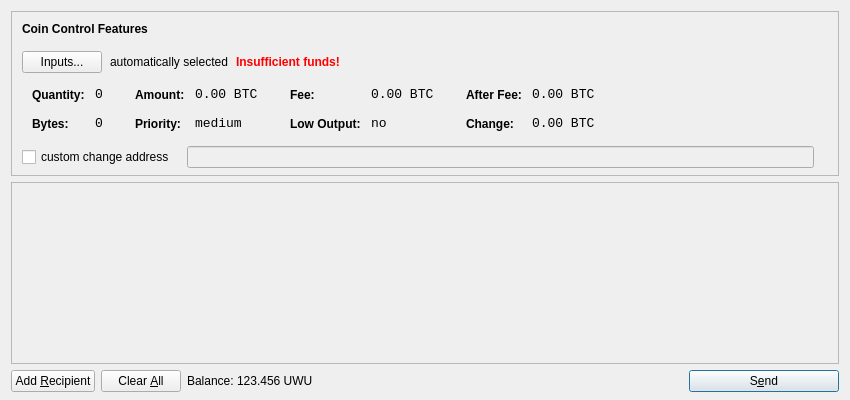
<?xml version="1.0" encoding="UTF-8"?>
<ui version="4.0">
 <class>SendCoinsDialog</class>
 <widget class="QDialog" name="SendCoinsDialog">
  <property name="geometry">
   <rect>
    <x>0</x>
    <y>0</y>
    <width>850</width>
    <height>400</height>
   </rect>
  </property>
  <property name="windowTitle">
   <string>Send Coins</string>
  </property>
  <layout class="QVBoxLayout" name="verticalLayout" stretch="0,1,0">
   <property name="bottomMargin">
    <number>8</number>
   </property>
   <item>
    <widget class="QFrame" name="frameCoinControl">
     <property name="sizePolicy">
      <sizepolicy hsizetype="Expanding" vsizetype="Expanding">
       <horstretch>0</horstretch>
       <verstretch>0</verstretch>
      </sizepolicy>
     </property>
     <property name="maximumSize">
      <size>
       <width>16777215</width>
       <height>16777215</height>
      </size>
     </property>
     <property name="frameShape">
      <enum>QFrame::StyledPanel</enum>
     </property>
     <property name="frameShadow">
      <enum>QFrame::Sunken</enum>
     </property>
     <layout class="QVBoxLayout" name="verticalLayoutCoinControl2">
      <property name="spacing">
       <number>-1</number>
      </property>
      <property name="leftMargin">
       <number>0</number>
      </property>
      <property name="topMargin">
       <number>0</number>
      </property>
      <property name="rightMargin">
       <number>0</number>
      </property>
      <property name="bottomMargin">
       <number>6</number>
      </property>
      <item>
       <layout class="QVBoxLayout" name="verticalLayoutCoinControl" stretch="0,0,0,0,1">
        <property name="spacing">
         <number>0</number>
        </property>
        <property name="leftMargin">
         <number>10</number>
        </property>
        <property name="topMargin">
         <number>10</number>
        </property>
        <item>
         <layout class="QHBoxLayout" name="horizontalLayoutCoinControl1">
          <property name="bottomMargin">
           <number>15</number>
          </property>
          <item>
           <widget class="QLabel" name="labelCoinControlFeatures">
            <property name="sizePolicy">
             <sizepolicy hsizetype="Preferred" vsizetype="Maximum">
              <horstretch>0</horstretch>
              <verstretch>0</verstretch>
             </sizepolicy>
            </property>
            <property name="font">
             <font>
              <weight>75</weight>
              <bold>true</bold>
             </font>
            </property>
            <property name="styleSheet">
             <string notr="true">font-weight:bold;</string>
            </property>
            <property name="text">
             <string>Coin Control Features</string>
            </property>
           </widget>
          </item>
         </layout>
        </item>
        <item>
         <layout class="QHBoxLayout" name="horizontalLayoutCoinControl2" stretch="0,0,0,0">
          <property name="spacing">
           <number>8</number>
          </property>
          <property name="bottomMargin">
           <number>10</number>
          </property>
          <item>
           <widget class="QPushButton" name="pushButtonCoinControl">
            <property name="styleSheet">
             <string notr="true"/>
            </property>
            <property name="text">
             <string>Inputs...</string>
            </property>
           </widget>
          </item>
          <item>
           <widget class="QLabel" name="labelCoinControlAutomaticallySelected">
            <property name="text">
             <string>automatically selected</string>
            </property>
            <property name="margin">
             <number>5</number>
            </property>
           </widget>
          </item>
          <item>
           <widget class="QLabel" name="labelCoinControlInsuffFunds">
            <property name="font">
             <font>
              <weight>75</weight>
              <bold>true</bold>
             </font>
            </property>
            <property name="styleSheet">
             <string notr="true">color:red;font-weight:bold;</string>
            </property>
            <property name="text">
             <string>Insufficient funds!</string>
            </property>
            <property name="margin">
             <number>5</number>
            </property>
           </widget>
          </item>
          <item>
           <spacer name="horizontalSpacerCoinControl">
            <property name="orientation">
             <enum>Qt::Horizontal</enum>
            </property>
            <property name="sizeHint" stdset="0">
             <size>
              <width>40</width>
              <height>1</height>
             </size>
            </property>
           </spacer>
          </item>
         </layout>
        </item>
        <item>
         <widget class="QWidget" name="widgetCoinControl" native="true">
          <property name="sizePolicy">
           <sizepolicy hsizetype="Preferred" vsizetype="Preferred">
            <horstretch>0</horstretch>
            <verstretch>0</verstretch>
           </sizepolicy>
          </property>
          <property name="minimumSize">
           <size>
            <width>0</width>
            <height>0</height>
           </size>
          </property>
          <property name="styleSheet">
           <string notr="true"/>
          </property>
          <layout class="QHBoxLayout" name="horizontalLayoutCoinControl5">
           <property name="margin">
            <number>0</number>
           </property>
           <item>
            <layout class="QHBoxLayout" name="horizontalLayoutCoinControl3" stretch="0,0,0,1">
             <property name="spacing">
              <number>20</number>
             </property>
             <property name="topMargin">
              <number>0</number>
             </property>
             <property name="bottomMargin">
              <number>10</number>
             </property>
             <item>
              <layout class="QFormLayout" name="formLayoutCoinControl1">
               <property name="horizontalSpacing">
                <number>10</number>
               </property>
               <property name="verticalSpacing">
                <number>14</number>
               </property>
               <property name="leftMargin">
                <number>10</number>
               </property>
               <property name="topMargin">
                <number>4</number>
               </property>
               <property name="rightMargin">
                <number>6</number>
               </property>
               <item row="0" column="0">
                <widget class="QLabel" name="labelCoinControlQuantityText">
                 <property name="styleSheet">
                  <string notr="true">font-weight:bold;</string>
                 </property>
                 <property name="text">
                  <string>Quantity:</string>
                 </property>
                 <property name="margin">
                  <number>0</number>
                 </property>
                </widget>
               </item>
               <item row="0" column="1">
                <widget class="QLabel" name="labelCoinControlQuantity">
                 <property name="font">
                  <font>
                   <family>Monospace</family>
                   <pointsize>10</pointsize>
                  </font>
                 </property>
                 <property name="cursor">
                  <cursorShape>IBeamCursor</cursorShape>
                 </property>
                 <property name="contextMenuPolicy">
                  <enum>Qt::ActionsContextMenu</enum>
                 </property>
                 <property name="text">
                  <string notr="true">0</string>
                 </property>
                 <property name="margin">
                  <number>0</number>
                 </property>
                 <property name="textInteractionFlags">
                  <set>Qt::LinksAccessibleByMouse|Qt::TextSelectableByKeyboard|Qt::TextSelectableByMouse</set>
                 </property>
                </widget>
               </item>
               <item row="1" column="0">
                <widget class="QLabel" name="labelCoinControlBytesText">
                 <property name="styleSheet">
                  <string notr="true">font-weight:bold;</string>
                 </property>
                 <property name="text">
                  <string>Bytes:</string>
                 </property>
                </widget>
               </item>
               <item row="1" column="1">
                <widget class="QLabel" name="labelCoinControlBytes">
                 <property name="font">
                  <font>
                   <family>Monospace</family>
                   <pointsize>10</pointsize>
                  </font>
                 </property>
                 <property name="cursor">
                  <cursorShape>IBeamCursor</cursorShape>
                 </property>
                 <property name="contextMenuPolicy">
                  <enum>Qt::ActionsContextMenu</enum>
                 </property>
                 <property name="text">
                  <string notr="true">0</string>
                 </property>
                 <property name="textInteractionFlags">
                  <set>Qt::LinksAccessibleByMouse|Qt::TextSelectableByKeyboard|Qt::TextSelectableByMouse</set>
                 </property>
                </widget>
               </item>
              </layout>
             </item>
             <item>
              <layout class="QFormLayout" name="formLayoutCoinControl2">
               <property name="horizontalSpacing">
                <number>10</number>
               </property>
               <property name="verticalSpacing">
                <number>14</number>
               </property>
               <property name="leftMargin">
                <number>6</number>
               </property>
               <property name="topMargin">
                <number>4</number>
               </property>
               <property name="rightMargin">
                <number>6</number>
               </property>
               <item row="0" column="0">
                <widget class="QLabel" name="labelCoinControlAmountText">
                 <property name="styleSheet">
                  <string notr="true">font-weight:bold;</string>
                 </property>
                 <property name="text">
                  <string>Amount:</string>
                 </property>
                 <property name="margin">
                  <number>0</number>
                 </property>
                </widget>
               </item>
               <item row="0" column="1">
                <widget class="QLabel" name="labelCoinControlAmount">
                 <property name="font">
                  <font>
                   <family>Monospace</family>
                   <pointsize>10</pointsize>
                  </font>
                 </property>
                 <property name="cursor">
                  <cursorShape>IBeamCursor</cursorShape>
                 </property>
                 <property name="contextMenuPolicy">
                  <enum>Qt::ActionsContextMenu</enum>
                 </property>
                 <property name="text">
                  <string notr="true">0.00 BTC</string>
                 </property>
                 <property name="textInteractionFlags">
                  <set>Qt::LinksAccessibleByMouse|Qt::TextSelectableByKeyboard|Qt::TextSelectableByMouse</set>
                 </property>
                </widget>
               </item>
               <item row="1" column="0">
                <widget class="QLabel" name="labelCoinControlPriorityText">
                 <property name="styleSheet">
                  <string notr="true">font-weight:bold;</string>
                 </property>
                 <property name="text">
                  <string>Priority:</string>
                 </property>
                </widget>
               </item>
               <item row="1" column="1">
                <widget class="QLabel" name="labelCoinControlPriority">
                 <property name="font">
                  <font>
                   <family>Monospace</family>
                   <pointsize>10</pointsize>
                  </font>
                 </property>
                 <property name="cursor">
                  <cursorShape>IBeamCursor</cursorShape>
                 </property>
                 <property name="contextMenuPolicy">
                  <enum>Qt::ActionsContextMenu</enum>
                 </property>
                 <property name="text">
                  <string>medium</string>
                 </property>
                 <property name="textInteractionFlags">
                  <set>Qt::LinksAccessibleByMouse|Qt::TextSelectableByKeyboard|Qt::TextSelectableByMouse</set>
                 </property>
                </widget>
               </item>
              </layout>
             </item>
             <item>
              <layout class="QFormLayout" name="formLayoutCoinControl3">
               <property name="horizontalSpacing">
                <number>10</number>
               </property>
               <property name="verticalSpacing">
                <number>14</number>
               </property>
               <property name="leftMargin">
                <number>6</number>
               </property>
               <property name="topMargin">
                <number>4</number>
               </property>
               <property name="rightMargin">
                <number>6</number>
               </property>
               <item row="0" column="0">
                <widget class="QLabel" name="labelCoinControlFeeText">
                 <property name="styleSheet">
                  <string notr="true">font-weight:bold;</string>
                 </property>
                 <property name="text">
                  <string>Fee:</string>
                 </property>
                 <property name="margin">
                  <number>0</number>
                 </property>
                </widget>
               </item>
               <item row="0" column="1">
                <widget class="QLabel" name="labelCoinControlFee">
                 <property name="font">
                  <font>
                   <family>Monospace</family>
                   <pointsize>10</pointsize>
                  </font>
                 </property>
                 <property name="cursor">
                  <cursorShape>IBeamCursor</cursorShape>
                 </property>
                 <property name="contextMenuPolicy">
                  <enum>Qt::ActionsContextMenu</enum>
                 </property>
                 <property name="text">
                  <string notr="true">0.00 BTC</string>
                 </property>
                 <property name="textInteractionFlags">
                  <set>Qt::LinksAccessibleByMouse|Qt::TextSelectableByKeyboard|Qt::TextSelectableByMouse</set>
                 </property>
                </widget>
               </item>
               <item row="1" column="0">
                <widget class="QLabel" name="labelCoinControlLowOutputText">
                 <property name="styleSheet">
                  <string notr="true">font-weight:bold;</string>
                 </property>
                 <property name="text">
                  <string>Low Output:</string>
                 </property>
                </widget>
               </item>
               <item row="1" column="1">
                <widget class="QLabel" name="labelCoinControlLowOutput">
                 <property name="font">
                  <font>
                   <family>Monospace</family>
                   <pointsize>10</pointsize>
                  </font>
                 </property>
                 <property name="cursor">
                  <cursorShape>IBeamCursor</cursorShape>
                 </property>
                 <property name="contextMenuPolicy">
                  <enum>Qt::ActionsContextMenu</enum>
                 </property>
                 <property name="text">
                  <string>no</string>
                 </property>
                 <property name="textInteractionFlags">
                  <set>Qt::LinksAccessibleByMouse|Qt::TextSelectableByKeyboard|Qt::TextSelectableByMouse</set>
                 </property>
                </widget>
               </item>
              </layout>
             </item>
             <item>
              <layout class="QFormLayout" name="formLayoutCoinControl4">
               <property name="horizontalSpacing">
                <number>10</number>
               </property>
               <property name="verticalSpacing">
                <number>14</number>
               </property>
               <property name="leftMargin">
                <number>6</number>
               </property>
               <property name="topMargin">
                <number>4</number>
               </property>
               <property name="rightMargin">
                <number>6</number>
               </property>
               <item row="0" column="0">
                <widget class="QLabel" name="labelCoinControlAfterFeeText">
                 <property name="styleSheet">
                  <string notr="true">font-weight:bold;</string>
                 </property>
                 <property name="text">
                  <string>After Fee:</string>
                 </property>
                 <property name="margin">
                  <number>0</number>
                 </property>
                </widget>
               </item>
               <item row="0" column="1">
                <widget class="QLabel" name="labelCoinControlAfterFee">
                 <property name="font">
                  <font>
                   <family>Monospace</family>
                   <pointsize>10</pointsize>
                  </font>
                 </property>
                 <property name="cursor">
                  <cursorShape>IBeamCursor</cursorShape>
                 </property>
                 <property name="contextMenuPolicy">
                  <enum>Qt::ActionsContextMenu</enum>
                 </property>
                 <property name="text">
                  <string notr="true">0.00 BTC</string>
                 </property>
                 <property name="textInteractionFlags">
                  <set>Qt::LinksAccessibleByMouse|Qt::TextSelectableByKeyboard|Qt::TextSelectableByMouse</set>
                 </property>
                </widget>
               </item>
               <item row="1" column="0">
                <widget class="QLabel" name="labelCoinControlChangeText">
                 <property name="styleSheet">
                  <string notr="true">font-weight:bold;</string>
                 </property>
                 <property name="text">
                  <string>Change:</string>
                 </property>
                </widget>
               </item>
               <item row="1" column="1">
                <widget class="QLabel" name="labelCoinControlChange">
                 <property name="font">
                  <font>
                   <family>Monospace</family>
                   <pointsize>10</pointsize>
                  </font>
                 </property>
                 <property name="cursor">
                  <cursorShape>IBeamCursor</cursorShape>
                 </property>
                 <property name="contextMenuPolicy">
                  <enum>Qt::ActionsContextMenu</enum>
                 </property>
                 <property name="text">
                  <string notr="true">0.00 BTC</string>
                 </property>
                 <property name="textInteractionFlags">
                  <set>Qt::LinksAccessibleByMouse|Qt::TextSelectableByKeyboard|Qt::TextSelectableByMouse</set>
                 </property>
                </widget>
               </item>
              </layout>
             </item>
            </layout>
           </item>
          </layout>
         </widget>
        </item>
        <item>
         <layout class="QHBoxLayout" name="horizontalLayoutCoinControl4" stretch="0,0,0">
          <property name="spacing">
           <number>12</number>
          </property>
          <property name="sizeConstraint">
           <enum>QLayout::SetDefaultConstraint</enum>
          </property>
          <property name="topMargin">
           <number>5</number>
          </property>
          <property name="rightMargin">
           <number>5</number>
          </property>
          <item>
           <widget class="QCheckBox" name="checkBoxCoinControlChange">
            <property name="text">
             <string>custom change address</string>
            </property>
           </widget>
          </item>
          <item>
           <widget class="QLineEdit" name="lineEditCoinControlChange">
            <property name="enabled">
             <bool>false</bool>
            </property>
            <property name="sizePolicy">
             <sizepolicy hsizetype="Expanding" vsizetype="Fixed">
              <horstretch>0</horstretch>
              <verstretch>0</verstretch>
             </sizepolicy>
            </property>
           </widget>
          </item>
          <item>
           <widget class="QLabel" name="labelCoinControlChangeLabel">
            <property name="sizePolicy">
             <sizepolicy hsizetype="Preferred" vsizetype="Expanding">
              <horstretch>0</horstretch>
              <verstretch>0</verstretch>
             </sizepolicy>
            </property>
            <property name="minimumSize">
             <size>
              <width>0</width>
              <height>0</height>
             </size>
            </property>
            <property name="text">
             <string/>
            </property>
            <property name="margin">
             <number>3</number>
            </property>
           </widget>
          </item>
         </layout>
        </item>
        <item>
         <spacer name="verticalSpacerCoinControl">
          <property name="orientation">
           <enum>Qt::Vertical</enum>
          </property>
          <property name="sizeHint" stdset="0">
           <size>
            <width>800</width>
            <height>1</height>
           </size>
          </property>
         </spacer>
        </item>
       </layout>
      </item>
     </layout>
    </widget>
   </item>
   <item>
    <widget class="QScrollArea" name="scrollArea">
     <property name="widgetResizable">
      <bool>true</bool>
     </property>
     <widget class="QWidget" name="scrollAreaWidgetContents">
      <property name="geometry">
       <rect>
        <x>0</x>
        <y>0</y>
        <width>830</width>
        <height>165</height>
       </rect>
      </property>
      <layout class="QVBoxLayout" name="verticalLayout_2">
       <property name="margin">
        <number>0</number>
       </property>
       <item>
        <layout class="QVBoxLayout" name="entries">
         <property name="spacing">
          <number>6</number>
         </property>
        </layout>
       </item>
       <item>
        <spacer name="verticalSpacer">
         <property name="orientation">
          <enum>Qt::Vertical</enum>
         </property>
         <property name="sizeHint" stdset="0">
          <size>
           <width>20</width>
           <height>40</height>
          </size>
         </property>
        </spacer>
       </item>
      </layout>
     </widget>
    </widget>
   </item>
   <item>
    <layout class="QHBoxLayout" name="horizontalLayout">
     <item>
      <widget class="QPushButton" name="addButton">
       <property name="toolTip">
        <string>Send to multiple recipients at once</string>
       </property>
       <property name="text">
        <string>Add &amp;Recipient</string>
       </property>
       <property name="icon">
        <iconset resource="../bitcoin.qrc">
         <normaloff>:/icons/add</normaloff>:/icons/add</iconset>
       </property>
       <property name="autoDefault">
        <bool>false</bool>
       </property>
      </widget>
     </item>
     <item>
      <widget class="QPushButton" name="clearButton">
       <property name="sizePolicy">
        <sizepolicy hsizetype="Minimum" vsizetype="Fixed">
         <horstretch>0</horstretch>
         <verstretch>0</verstretch>
        </sizepolicy>
       </property>
       <property name="toolTip">
        <string>Remove all transaction fields</string>
       </property>
       <property name="text">
        <string>Clear &amp;All</string>
       </property>
       <property name="icon">
        <iconset resource="../bitcoin.qrc">
         <normaloff>:/icons/remove</normaloff>:/icons/remove</iconset>
       </property>
       <property name="autoRepeatDelay">
        <number>300</number>
       </property>
       <property name="autoDefault">
        <bool>false</bool>
       </property>
      </widget>
     </item>
     <item>
      <layout class="QHBoxLayout" name="horizontalLayout_2">
       <property name="spacing">
        <number>3</number>
       </property>
       <item>
        <widget class="QLabel" name="label">
         <property name="text">
          <string>Balance:</string>
         </property>
        </widget>
       </item>
       <item>
        <widget class="QLabel" name="labelBalance">
         <property name="cursor">
          <cursorShape>IBeamCursor</cursorShape>
         </property>
         <property name="text">
          <string>123.456 UWU</string>
         </property>
         <property name="textInteractionFlags">
          <set>Qt::LinksAccessibleByMouse|Qt::TextSelectableByKeyboard|Qt::TextSelectableByMouse</set>
         </property>
        </widget>
       </item>
      </layout>
     </item>
     <item>
      <spacer name="horizontalSpacer">
       <property name="orientation">
        <enum>Qt::Horizontal</enum>
       </property>
       <property name="sizeHint" stdset="0">
        <size>
         <width>40</width>
         <height>20</height>
        </size>
       </property>
      </spacer>
     </item>
     <item>
      <widget class="QPushButton" name="sendButton">
       <property name="minimumSize">
        <size>
         <width>150</width>
         <height>0</height>
        </size>
       </property>
       <property name="toolTip">
        <string>Confirm the send action</string>
       </property>
       <property name="text">
        <string>S&amp;end</string>
       </property>
       <property name="icon">
        <iconset resource="../bitcoin.qrc">
         <normaloff>:/icons/send</normaloff>:/icons/send</iconset>
       </property>
       <property name="default">
        <bool>true</bool>
       </property>
      </widget>
     </item>
    </layout>
   </item>
  </layout>
 </widget>
 <resources>
  <include location="../bitcoin.qrc"/>
 </resources>
 <connections/>
</ui>
